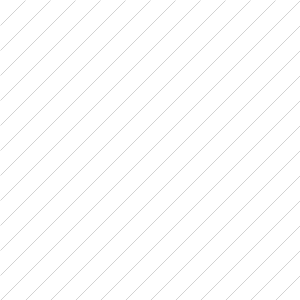
Frame 1 (no input)
Frame 60 (the mouse pressed at the canvas centre just before this capture): identical to frame 1, image omitted
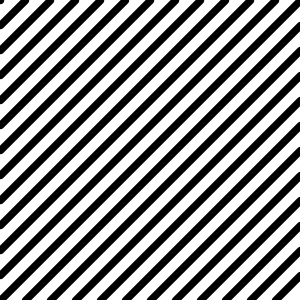
Frame 120 (the mouse held since frame 60 and released just before this capture)

The Processing sketch that drew these frames (run headless with seeded random() and noise(); from frame 60 on, the mouse is pressed at the canvas centre):

// Processing sketch: processing_20021
// ── processing_20021.pde

// a simple for-loop
// the for loop is a loop made specifically for counting iterations 

void setup() {
  size(300, 300);
  smooth();
}

void draw() {
  background(255);
  // (try the division without the .0 after the 20.. what's the difference?)
  strokeWeight(mouseX/20.0);  
  for (int counter=0; counter < width; counter += 25) {
    line( counter, 0, 0, counter );
    line( counter, height, width, counter );
  }
}
